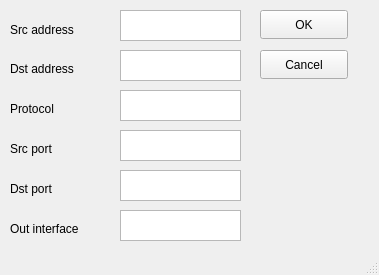
<?xml version="1.0" encoding="UTF-8"?>
<ui version="4.0">
 <class>MainWindow</class>
 <widget class="QMainWindow" name="MainWindow">
  <property name="geometry">
   <rect>
    <x>0</x>
    <y>0</y>
    <width>379</width>
    <height>275</height>
   </rect>
  </property>
  <property name="windowTitle">
   <string>Add Output rule</string>
  </property>
  <widget class="QWidget" name="centralwidget">
   <widget class="QLabel" name="label">
    <property name="geometry">
     <rect>
      <x>10</x>
      <y>20</y>
      <width>81</width>
      <height>20</height>
     </rect>
    </property>
    <property name="text">
     <string>Src address</string>
    </property>
   </widget>
   <widget class="QTextEdit" name="srcField">
    <property name="geometry">
     <rect>
      <x>120</x>
      <y>10</y>
      <width>121</width>
      <height>31</height>
     </rect>
    </property>
   </widget>
   <widget class="QLabel" name="label_4">
    <property name="geometry">
     <rect>
      <x>10</x>
      <y>100</y>
      <width>91</width>
      <height>17</height>
     </rect>
    </property>
    <property name="text">
     <string>Protocol</string>
    </property>
   </widget>
   <widget class="QLabel" name="label_7">
    <property name="geometry">
     <rect>
      <x>10</x>
      <y>220</y>
      <width>91</width>
      <height>17</height>
     </rect>
    </property>
    <property name="text">
     <string>Out interface</string>
    </property>
   </widget>
   <widget class="QTextEdit" name="sportField">
    <property name="geometry">
     <rect>
      <x>120</x>
      <y>130</y>
      <width>121</width>
      <height>31</height>
     </rect>
    </property>
   </widget>
   <widget class="QPushButton" name="okButton">
    <property name="geometry">
     <rect>
      <x>260</x>
      <y>10</y>
      <width>88</width>
      <height>29</height>
     </rect>
    </property>
    <property name="text">
     <string>OK</string>
    </property>
   </widget>
   <widget class="QLabel" name="label_5">
    <property name="geometry">
     <rect>
      <x>10</x>
      <y>140</y>
      <width>91</width>
      <height>17</height>
     </rect>
    </property>
    <property name="text">
     <string>Src port</string>
    </property>
   </widget>
   <widget class="QLabel" name="label_2">
    <property name="geometry">
     <rect>
      <x>10</x>
      <y>60</y>
      <width>101</width>
      <height>17</height>
     </rect>
    </property>
    <property name="text">
     <string>Dst address</string>
    </property>
   </widget>
   <widget class="QTextEdit" name="dstField">
    <property name="geometry">
     <rect>
      <x>120</x>
      <y>50</y>
      <width>121</width>
      <height>31</height>
     </rect>
    </property>
   </widget>
   <widget class="QPushButton" name="cancelButton">
    <property name="geometry">
     <rect>
      <x>260</x>
      <y>50</y>
      <width>88</width>
      <height>29</height>
     </rect>
    </property>
    <property name="text">
     <string>Cancel</string>
    </property>
   </widget>
   <widget class="QLabel" name="label_6">
    <property name="geometry">
     <rect>
      <x>10</x>
      <y>180</y>
      <width>91</width>
      <height>17</height>
     </rect>
    </property>
    <property name="text">
     <string>Dst port</string>
    </property>
   </widget>
   <widget class="QTextEdit" name="interfaceField">
    <property name="geometry">
     <rect>
      <x>120</x>
      <y>210</y>
      <width>121</width>
      <height>31</height>
     </rect>
    </property>
   </widget>
   <widget class="QTextEdit" name="protField">
    <property name="geometry">
     <rect>
      <x>120</x>
      <y>90</y>
      <width>121</width>
      <height>31</height>
     </rect>
    </property>
   </widget>
   <widget class="QTextEdit" name="dportField">
    <property name="geometry">
     <rect>
      <x>120</x>
      <y>170</y>
      <width>121</width>
      <height>31</height>
     </rect>
    </property>
   </widget>
  </widget>
  <widget class="QStatusBar" name="statusbar"/>
 </widget>
 <resources/>
 <connections/>
</ui>
